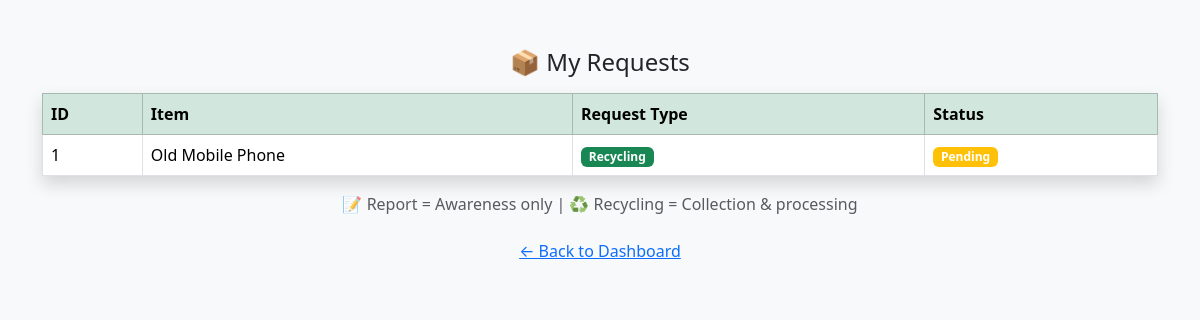
The page /user/track on the database as committed earlier.
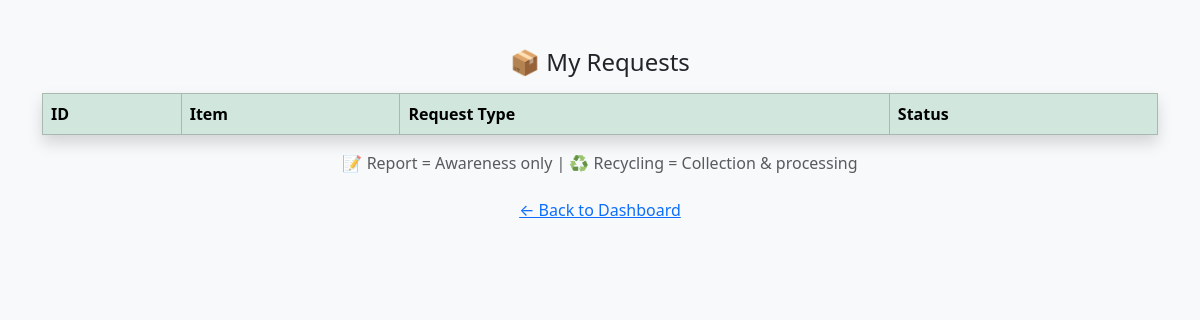
The same page on the database as committed later.
### tables this page shows
CREATE TABLE ewaste (
    id INTEGER PRIMARY KEY AUTOINCREMENT,
    name TEXT,
    item TEXT,
    category TEXT,
    request_type TEXT,
    status TEXT
);

### app.py (the view)
@app.route('/user/track')
def user_track():
    db = get_db()
    data = db.execute("SELECT * FROM ewaste").fetchall()
    db.close()
    return render_template('user/user_track.html', data=data)

### app.py (called while the page is built)
def get_db():
    conn = sqlite3.connect('ewaste.db')
    conn.row_factory = sqlite3.Row
    return conn

### templates/user/user_track.html (shortened to what this page needs)
<!DOCTYPE html>
<html>
<head>
  <link href="https://cdn.jsdelivr.net/npm/bootstrap@5.3.2/dist/css/bootstrap.min.css" rel="stylesheet">
</head>
<body class="bg-light">
<div class="container mt-5">
  <h4 class="text-center mb-3">📦 My Requests</h4>
  <table class="table table-bordered table-hover bg-white shadow">
    <thead class="table-success">
      <tr>
        <th>ID</th>
        <th>Item</th>
        <th>Request Type</th>
        <th>Status</th>
      </tr>
    </thead>
    {% for r in data %}
    <tr>
      <td>{{ r.id }}</td>
      <td>{{ r.item }}</td>
      <td>
        {% if r.request_type == 'submit' %}
          <span class="badge bg-secondary">Reported</span>
        {% else %}
          <span class="badge bg-success">Recycling</span>
        {% endif %}
      </td>
      <td>
        <span class="badge bg-warning">{{ r.status }}</span>
      </td>
    </tr>
    {% endfor %}
  </table>
  <p class="text-muted text-center">
    📝 Report = Awareness only | ♻ Recycling = Collection & processing
  </p>
  <div class="text-center">
    <a href="/user/dashboard" class="btn btn-link">← Back to Dashboard</a>
  </div>
</div>
</body>
</html>

Rows that differ between the two databases and show on the page:
removed ewaste: id "1", item "Old Mobile Phone", request_type "Recycling", status "Pending"
